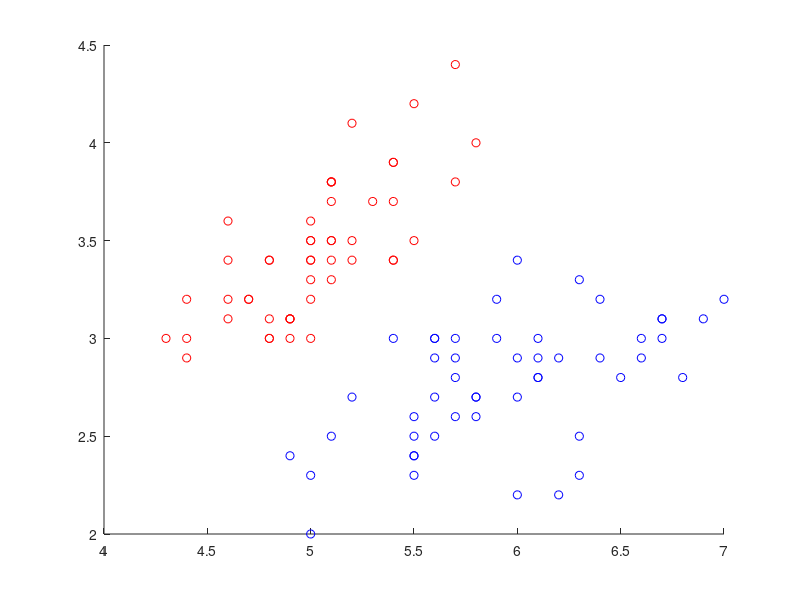

The MATLAB source for this figure: (Note: this script raises an error after producing the figure.)
function script3
   
    % Linear SVM testing dat 
    data = load('simple_iris.mat');
    x = data.x;
    c = data.c;
    kh = @(x, y) x * y';
    Md = svm_train(c, x, kh);
    % [chat, d] = svm_classify(Md, x);

    figure;
    hold all;
    plot(x(c==1, 1), x(c==1, 2), 'bo');
    plot(x(c==-1, 1), x(c==-1, 2), 'ro');
    sup_vec_ind = abs(Md.v) > 0.001;
    scatter(x(sup_vec_ind, 1), x(sup_vec_ind, 2), 50, 'k', 'filled');
    w = x' * Md.v;  % col vec
    for width = [-1, 0, 1],
        f = @(t) (Md.b + width - w(1) * t) / w(2);
        ezplot(f, [min(x(:, 1)), max(x(:, 1))]);
    end
    title('Linear SVM');
    print('3-1', '-dpng');
    hold off;
    close all;

    % Quadratic kernel SVM testing data
    data = load('simple_nonlinear.mat');
    x = data.x;
    c = data.c;
    kh = @(x, y) (x * y' + 1)^2 ; % implement quadratic kernel
    Md = svm_train(c, x, kh);
    % Create a 20x20 grid that covers the training set
    coors_x = linspace(min(x(:, 1)), max(x(:, 1)), 20);
    coors_y = linspace(min(x(:, 2)), max(x(:, 2)), 20);
    [X, Y] = meshgrid(coors_x, coors_y);
    y = [reshape(X, [20^2 1]) reshape(Y, [20^2 1])];
    [chat, d] = svm_classify(Md, y);

    figure;
    hold all;
    plot(y(chat==1, 1), y(chat==1, 2), 'bo');
    plot(y(chat==-1, 1), y(chat==-1, 2), 'ro');
    w = x' * Md.v;  % col vec
    svs = zeros(20^2,1);
    for width = [-1, 1],
        f = @(t) (Md.b + width - w(1) * t) / w(2);
        svs = svs | (abs(f(y(:, 1)) - y(:, 2)) < 0.01);
    end
    scatter(y(svs, 1), y(svs, 2), 50, 'k', 'filled');
    title('Quadratic Kernel SVM 1');
    print('3-2', '-dpng');
    hold off;

    scatter(y(:, 1), y(:, 2), 30, d);
    title('Quadratic Kernel SVM 2');
    print('3-3', '-dpng');
    close all;
return
end

function Md = svm_train(c,x,kh)
    Md = [];
    N = size(c, 1);
    H = zeros(N, N);
    for i = 1:N,
        for j = 1:N,
            H(i, j) = c(i) * c(j) * kh(x(i, :), x(j, :));
        end
    end

    f = - ones(N, 1);
    A = [];
    b = [];
    Aeq = c';
    beq = 0;
    lb = zeros(N, 1);
    ub = inf(N, 1);

    lambda = quadprog(H, f, A, b, Aeq, beq, lb, ub);

    bias = 0;
    non_zeros = 0;
    for j = 1:N,
        if abs(lambda(j)) > 0.001,
            non_zeros = non_zeros + 1;
            bias = bias - c(j);
            for i = 1:N,
                bias = bias + c(i) * lambda(i) * kh(x(i, :), x(j, :));
            end
        end
    end

    v = zeros(N, 1);
    for i = 1:N,
        v(i) = c(i) * lambda(i);
    end

    Md.b = bias / non_zeros;
    Md.v = v;
    Md.x = x;
    Md.kh = kh;
    Md.N = N;

return
end


function [chat,d] = svm_classify(Md,y)
    l = size(y, 1);
    chat = zeros(l, 1);
    d = zeros(l, 1) - Md.b;
    N = Md.N;

    for row = 1:l,
        for i = 1:N,
            d(row) = d(row) + Md.v(i) * Md.kh(y(row, :), Md.x(i, :));
        end

        if d(row) > 0,
            chat(row) = 1;
        else,
            chat(row) = -1;
        end
    end
return
end








